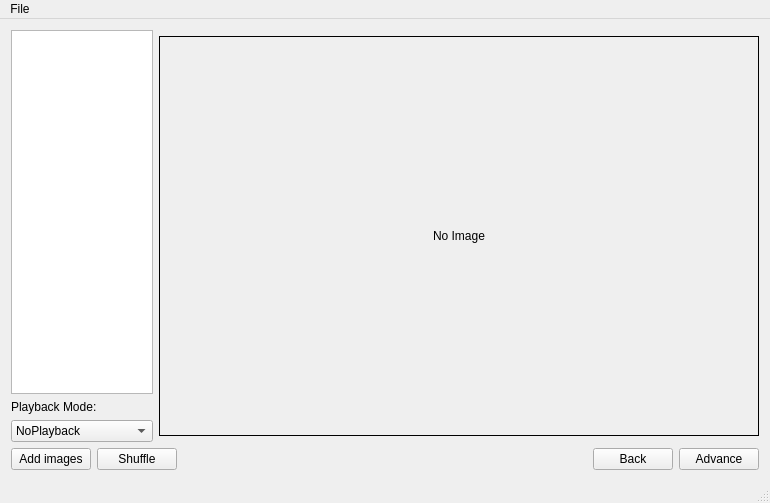
<?xml version="1.0" encoding="UTF-8"?>
<ui version="4.0">
 <class>ImageViewer</class>
 <widget class="QMainWindow" name="ImageViewer">
  <property name="geometry">
   <rect>
    <x>0</x>
    <y>0</y>
    <width>770</width>
    <height>503</height>
   </rect>
  </property>
  <property name="windowTitle">
   <string>ImageViewer</string>
  </property>
  <widget class="QWidget" name="centralWidget">
   <layout class="QGridLayout" name="gridLayout">
    <item row="0" column="0">
     <widget class="QListView" name="listView"/>
    </item>
    <item row="0" column="1" rowspan="3">
     <widget class="QLabel" name="label">
      <property name="sizePolicy">
       <sizepolicy hsizetype="Fixed" vsizetype="Fixed">
        <horstretch>1</horstretch>
        <verstretch>0</verstretch>
       </sizepolicy>
      </property>
      <property name="minimumSize">
       <size>
        <width>600</width>
        <height>400</height>
       </size>
      </property>
      <property name="frameShape">
       <enum>QFrame::Panel</enum>
      </property>
      <property name="text">
       <string>No Image</string>
      </property>
      <property name="alignment">
       <set>Qt::AlignCenter</set>
      </property>
     </widget>
    </item>
    <item row="1" column="0">
     <widget class="QLabel" name="label_2">
      <property name="text">
       <string>Playback Mode:</string>
      </property>
     </widget>
    </item>
    <item row="2" column="0">
     <widget class="QComboBox" name="playbackMode">
      <item>
       <property name="text">
        <string>NoPlayback</string>
       </property>
      </item>
      <item>
       <property name="text">
        <string>CurrentItemOnce</string>
       </property>
      </item>
      <item>
       <property name="text">
        <string>CurrentItemInLoop</string>
       </property>
      </item>
      <item>
       <property name="text">
        <string>Linear</string>
       </property>
      </item>
      <item>
       <property name="text">
        <string>Loop</string>
       </property>
      </item>
      <item>
       <property name="text">
        <string>Random</string>
       </property>
      </item>
     </widget>
    </item>
    <item row="3" column="0" colspan="2">
     <layout class="QHBoxLayout" name="horizontalLayout">
      <item>
       <widget class="QPushButton" name="pushButton">
        <property name="text">
         <string>Add images</string>
        </property>
       </widget>
      </item>
      <item>
       <widget class="QPushButton" name="pushButton_4">
        <property name="text">
         <string>Shuffle</string>
        </property>
       </widget>
      </item>
      <item>
       <spacer name="horizontalSpacer">
        <property name="orientation">
         <enum>Qt::Horizontal</enum>
        </property>
        <property name="sizeHint" stdset="0">
         <size>
          <width>188</width>
          <height>20</height>
         </size>
        </property>
       </spacer>
      </item>
      <item>
       <widget class="QPushButton" name="pushButton_3">
        <property name="text">
         <string>Back</string>
        </property>
       </widget>
      </item>
      <item>
       <widget class="QPushButton" name="pushButton_2">
        <property name="text">
         <string>Advance</string>
        </property>
       </widget>
      </item>
     </layout>
    </item>
   </layout>
  </widget>
  <widget class="QMenuBar" name="menuBar">
   <property name="geometry">
    <rect>
     <x>0</x>
     <y>0</y>
     <width>770</width>
     <height>27</height>
    </rect>
   </property>
   <widget class="QMenu" name="menuFile">
    <property name="title">
     <string>File</string>
    </property>
    <addaction name="actionLoadPlaylist"/>
    <addaction name="actionSavePlaylist"/>
    <addaction name="separator"/>
    <addaction name="actionQuit"/>
   </widget>
   <addaction name="menuFile"/>
  </widget>
  <widget class="QStatusBar" name="statusBar"/>
  <action name="actionLoadPlaylist">
   <property name="text">
    <string>Load playlist...</string>
   </property>
  </action>
  <action name="actionSavePlaylist">
   <property name="text">
    <string>Save playlist...</string>
   </property>
  </action>
  <action name="actionQuit">
   <property name="text">
    <string>Quit</string>
   </property>
  </action>
 </widget>
 <layoutdefault spacing="6" margin="11"/>
 <resources/>
 <connections>
  <connection>
   <sender>pushButton</sender>
   <signal>clicked()</signal>
   <receiver>ImageViewer</receiver>
   <slot>addImage()</slot>
   <hints>
    <hint type="sourcelabel">
     <x>84</x>
     <y>367</y>
    </hint>
    <hint type="destinationlabel">
     <x>7</x>
     <y>367</y>
    </hint>
   </hints>
  </connection>
  <connection>
   <sender>pushButton_3</sender>
   <signal>clicked()</signal>
   <receiver>ImageViewer</receiver>
   <slot>back()</slot>
   <hints>
    <hint type="sourcelabel">
     <x>461</x>
     <y>367</y>
    </hint>
    <hint type="destinationlabel">
     <x>596</x>
     <y>278</y>
    </hint>
   </hints>
  </connection>
  <connection>
   <sender>pushButton_2</sender>
   <signal>clicked()</signal>
   <receiver>ImageViewer</receiver>
   <slot>advance()</slot>
   <hints>
    <hint type="sourcelabel">
     <x>546</x>
     <y>367</y>
    </hint>
    <hint type="destinationlabel">
     <x>596</x>
     <y>365</y>
    </hint>
   </hints>
  </connection>
  <connection>
   <sender>pushButton_4</sender>
   <signal>clicked()</signal>
   <receiver>ImageViewer</receiver>
   <slot>shuffle()</slot>
   <hints>
    <hint type="sourcelabel">
     <x>178</x>
     <y>367</y>
    </hint>
    <hint type="destinationlabel">
     <x>6</x>
     <y>317</y>
    </hint>
   </hints>
  </connection>
  <connection>
   <sender>actionLoadPlaylist</sender>
   <signal>triggered()</signal>
   <receiver>ImageViewer</receiver>
   <slot>loadPlaylist()</slot>
   <hints>
    <hint type="sourcelabel">
     <x>-1</x>
     <y>-1</y>
    </hint>
    <hint type="destinationlabel">
     <x>299</x>
     <y>199</y>
    </hint>
   </hints>
  </connection>
  <connection>
   <sender>actionSavePlaylist</sender>
   <signal>triggered()</signal>
   <receiver>ImageViewer</receiver>
   <slot>savePlaylist()</slot>
   <hints>
    <hint type="sourcelabel">
     <x>-1</x>
     <y>-1</y>
    </hint>
    <hint type="destinationlabel">
     <x>299</x>
     <y>199</y>
    </hint>
   </hints>
  </connection>
  <connection>
   <sender>actionQuit</sender>
   <signal>triggered()</signal>
   <receiver>ImageViewer</receiver>
   <slot>close()</slot>
   <hints>
    <hint type="sourcelabel">
     <x>-1</x>
     <y>-1</y>
    </hint>
    <hint type="destinationlabel">
     <x>299</x>
     <y>199</y>
    </hint>
   </hints>
  </connection>
  <connection>
   <sender>playbackMode</sender>
   <signal>activated(int)</signal>
   <receiver>ImageViewer</receiver>
   <slot>setPlaybackMode(int)</slot>
   <hints>
    <hint type="sourcelabel">
     <x>123</x>
     <y>294</y>
    </hint>
    <hint type="destinationlabel">
     <x>159</x>
     <y>272</y>
    </hint>
   </hints>
  </connection>
 </connections>
 <slots>
  <slot>addImage()</slot>
  <slot>advance()</slot>
  <slot>back()</slot>
  <slot>shuffle()</slot>
  <slot>loadPlaylist()</slot>
  <slot>savePlaylist()</slot>
  <slot>setPlaybackMode(int)</slot>
 </slots>
</ui>
